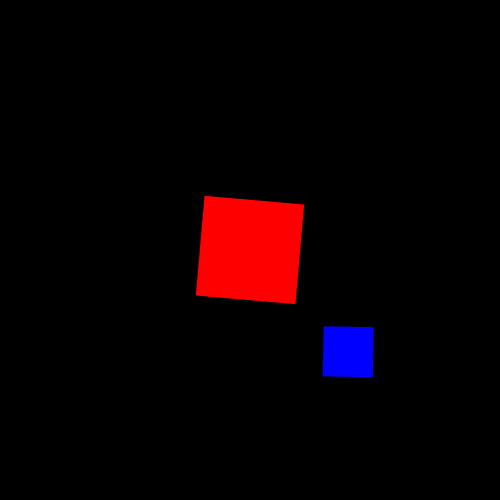
Frame 1 (no input)
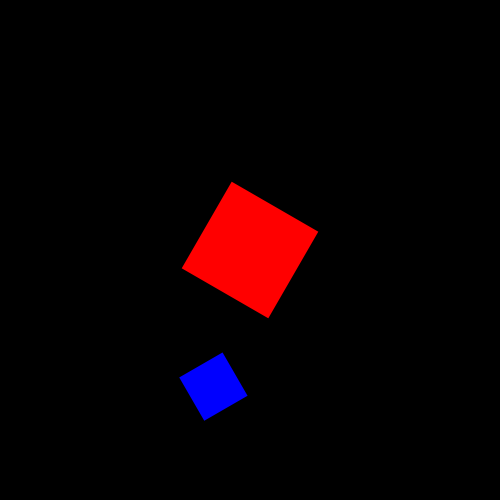
Frame 60 (the mouse pressed at the canvas centre just before this capture)
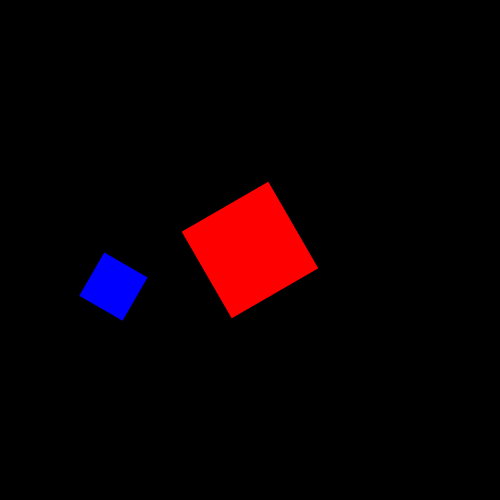
Frame 120 (the mouse held since frame 60 and released just before this capture)

The Processing sketch that drew these frames (run headless with seeded random() and noise(); from frame 60 on, the mouse is pressed at the canvas centre):

// Processing sketch: code_challenge_5_rotate_example
// ── code_challenge_5_rotate_example.pde
//Code Challenge 5 Prompt
//Use translate(), rotate(), pushMatrix(), and popMatrix() to make a shape 
//rotate around another shape. The red square in the center will move faster
//than the blue square.

//set an angle value for the red rect
float angle = 0;
//set an angle value for the blue rect
float angle2 = 0;

void setup() {
  size(500, 500);
}

void draw() {
  background(0);
  noStroke();
  rectMode(CENTER);
  
  //translate the 0, 0, position to the center of the window
  translate(width/2, height/2);
  
  //rotate() affects the entire sketch unless you place pushMatrix() and 
  //popMatrix() around the rotate.
  pushMatrix();
  fill(255, 0, 0);
  //add speed to the red rect - higher numbers are faster
  angle += 5;
  //because the angle is always changing, the rect will rotate
  rotate(radians(angle));
  //draw the rect
  rect(0, 0, 100, 100);
  popMatrix();
  
  //putting pushMatrix() and popMatrix() around this code makes it so that
  //only the code inside is affected by the rotate.
  pushMatrix();
  fill(0, 0, 255);
  //add speed to the blue rect - lower numbers are slower
  angle2 += 1;
  //because the angle is always changing, the rect will rotate
  rotate(radians(angle2));
  //draw the rect
  rect(100, 100, 50, 50);
  popMatrix();
}
